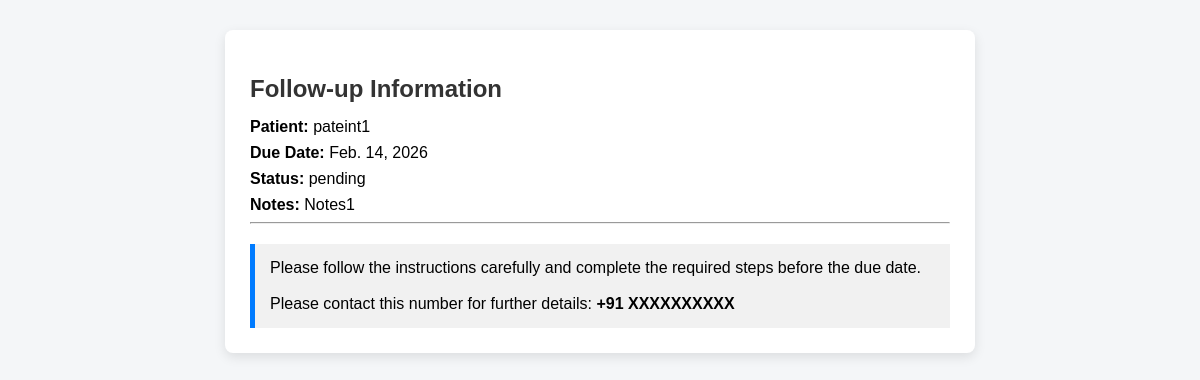
Page /p/wVthxruGDUiZUV5w/ on the committed database.
### core/models.py (models this page shows, shortened)
class FollowUp(models.Model):
    STATUS_CHOICES = (
        ('pending', 'Pending'),
        ('done', 'Done'),
    )
    LANGUAGE_CHOICES = (
        ('en', 'English'),
        ('hi', 'Hindi'),
    )
    clinic = models.ForeignKey(Clinic, on_delete=models.CASCADE)
    created_by = models.ForeignKey(User, on_delete=models.CASCADE)
    patient_name = models.CharField(max_length=255)
    phone = models.CharField(max_length=20)
    language = models.CharField(
        max_length=2,
        choices=LANGUAGE_CHOICES,
        default='en'
    )
    notes = models.TextField(blank=True)
    due_date = models.DateField()
    status = models.CharField(
        max_length=10,
        choices=STATUS_CHOICES,
        default='pending'
    )
    public_token = models.CharField(
        max_length=32,
        unique=True,
        editable=False
    )
    created_at = models.DateTimeField(auto_now_add=True)
    updated_at = models.DateTimeField(auto_now=True)

### core/views.py (the view)
# urls.py: path("p/<str:token>/", views.public_followup, name="public_followup"),
def public_followup(request, token):
    followup = get_object_or_404(FollowUp, public_token=token)
    PublicViewLog.objects.create(
        followup=followup,
        user_agent=request.META.get("HTTP_USER_AGENT", ""),
        ip_address=request.META.get("REMOTE_ADDR"),
    )
    if followup.language == "hi":
        message = "कृपया अपनी निर्धारित फॉलो-अप के लिए क्लिनिक से संपर्क करें।"
    else:
        message = "Please contact the clinic for your scheduled follow-up."
    return render(
        request,
        "public_followup.html",
        {
            "followup": followup,
            "message": message,
        },
    )

### core/templates/public_followup.html (shortened to what this page needs)
<!DOCTYPE html>
<html lang="en">
<head>
</head>
<body>
<div class="card">
    <h2>Follow-up Information</h2>
    <p><strong>Patient:</strong> {{ followup.patient_name }}</p>
    <p><strong>Due Date:</strong> {{ followup.due_date }}</p>
    <p><strong>Status:</strong> {{ followup.status }}</p>
    <p><strong>Notes:</strong> {{ followup.notes }}</p>
    <hr>
    <div class="message">
    {% if followup.language == "en" %}
        Please follow the instructions carefully and complete the required steps before the due date.
        <br><br>
        Please contact this number for further details: <strong>+91 XXXXXXXXXX</strong>
    {% elif followup.language == "hi" %}
        कृपया निर्देशों को ध्यानपूर्वक पढ़ें और निर्धारित तिथि से पहले आवश्यक कार्य पूरा करें।
        <br><br>
        अधिक जानकारी के लिए इस नंबर पर संपर्क करें: <strong>+91 1111111111</strong>
    {% else %}
        Please contact the clinic for further instructions.
        <br><br>
        Contact number: <strong>+91 1111111111</strong>
    {% endif %}
</div>
</div>
</body>
</html>

### core/templates/public_followup.html (style rules this page uses)
body { font-family: Arial, sans-serif; background: #f4f6f8; margin: 0; padding: 30px; }
.card { max-width: 700px; margin: auto; background: #ffffff; padding: 25px; border-radius: 8px; box-shadow: 0 4px 12px rgba(0,0,0,0.1); }
h2 { margin-bottom: 15px; color: #333; }
p { margin: 8px 0; }
.message { margin-top: 20px; padding: 15px; background: #f1f1f1; border-left: 5px solid #007bff; font-size: 16px; }

### rows in the picture
FollowUp: patient_name "pateint1", due_date "Feb. 14, 2026", status "pending", notes "Notes1"
